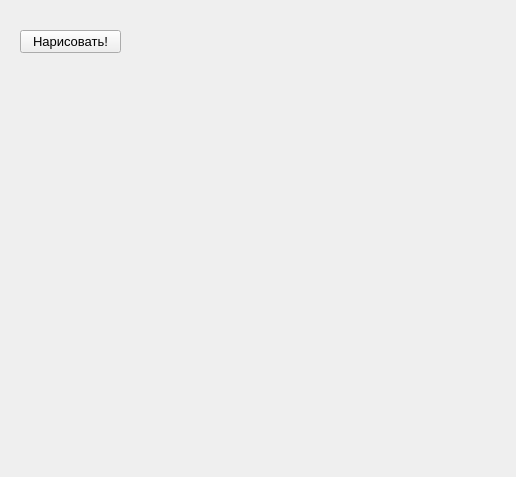
<?xml version="1.0" encoding="UTF-8"?>
<ui version="4.0">
 <class>Form</class>
 <widget class="QWidget" name="Form">
  <property name="geometry">
   <rect>
    <x>0</x>
    <y>0</y>
    <width>516</width>
    <height>477</height>
   </rect>
  </property>
  <property name="windowTitle">
   <string>Git и желтые окружности</string>
  </property>
  <widget class="QPushButton" name="pushButton">
   <property name="geometry">
    <rect>
     <x>20</x>
     <y>30</y>
     <width>101</width>
     <height>23</height>
    </rect>
   </property>
   <property name="font">
    <font>
     <pointsize>10</pointsize>
    </font>
   </property>
   <property name="text">
    <string>Нарисовать!</string>
   </property>
  </widget>
 </widget>
 <resources/>
 <connections/>
</ui>
